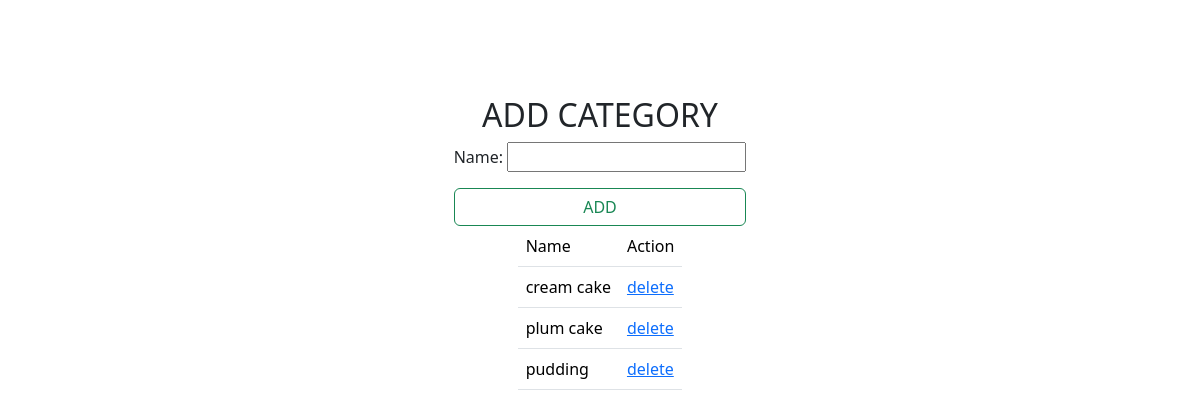
The page /add/ (signed in) on the database as committed earlier.
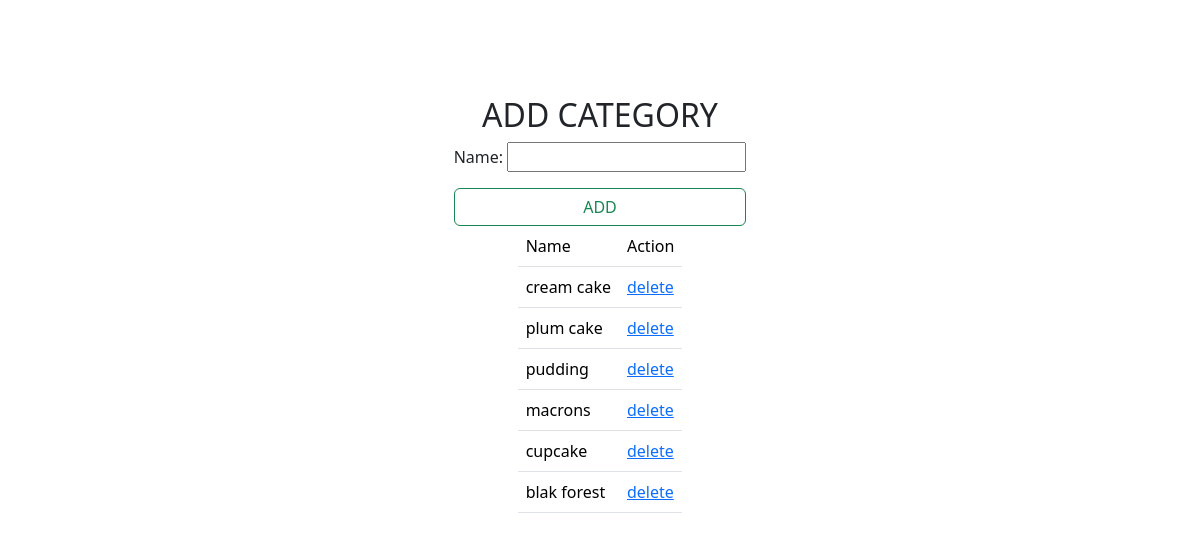
The same page on the database as committed later.
### cakeapp/models.py (models this page shows, shortened)
class Category(models.Model):
    name=models.CharField(max_length=200,unique=True)
    is_active=models.BooleanField(default=True)

### cakeapp/views.py (the view, shortened to what this page needs)
# urls.py: path("add/",CategoryCreateView.as_view(),name="category-add"),
@method_decorator(decs,name="dispatch")
class CategoryCreateView(CreateView,ListView):
    template_name="cake/category_add.html"
    form_class=CategoryCreateForm
    model=Category
    context_object_name="categories"
    success_url=reverse_lazy("adminindex")
    def get_queryset(self):
        return Category.objects.filter(is_active=True)

### cakeapp/forms.py
class CategoryCreateForm(forms.ModelForm):
    class Meta:
        model=Category
        fields=["name"]

### cakeapp/views.py (called while the page is built)
def signin_required(fn):
    def wrapper(request,*args,**kwargs):
        if not request.user.is_authenticated:
            messages.error(request,"invalid session!!!")
            return redirect("signin")
        else:
            return fn(request,*args,**kwargs)
    return wrapper

def is_admin(fn):
    def wrapper(request,*args,**Kwargs):
        if not request.user.is_superuser:
            messages.error(request,"permission denied for current user !!!")
            return redirect("signin")
        else:
           return fn(request,*args,**Kwargs)
    return wrapper

### cakeapp/templates/cake/category_add.html (shortened to what this page needs)
{%extends 'cake/base.html'%}
{% load static %}
{%block body_block%}
<main class=" main-content">
<div class="container d-flex flex-column align-items-center mt-5">
  <div class="row mt-5">
    <form action="" method="post">
     <h2 class="text-center">ADD CATEGORY</h2>
        {{form.as_p}}
        <input type="submit" class="btn btn-outline-success form-control" value="ADD">
    </form>
   </div>
   <div>
    <table class="table">
        <tr>
            <td>Name</td>
            <td>Action</td>
        </tr>
        {%for cat in categories%}
           <tr>
            <td>{{cat.name}}</td>
            <td>
                <a href="{%url 'remove-category' cat.id %}">delete</a>
            </td>
           </tr>
        {%endfor%}
    </table>
   </div>
</div>
</main>
{%endblock%}

Rows that differ between the two databases and show on the page:
added Category: name "macrons"
added Category: name "cupcake"
added Category: name "blak forest"
